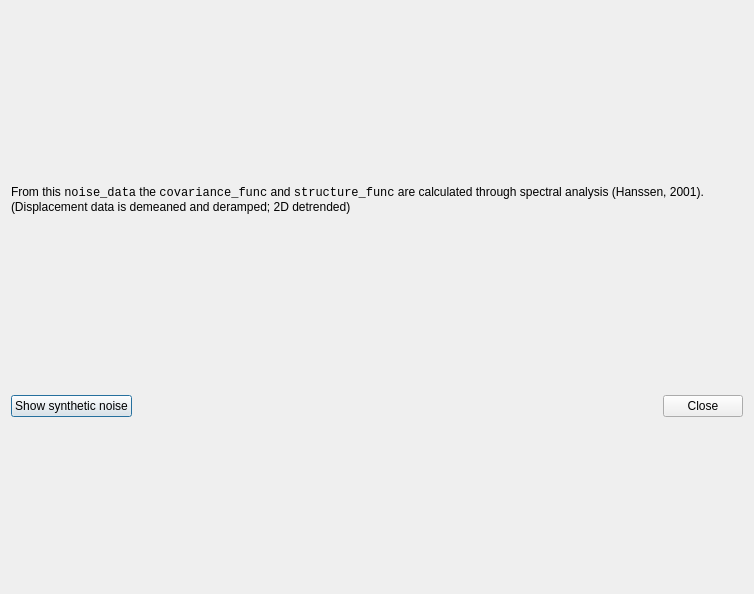
<?xml version="1.0" encoding="UTF-8"?>
<ui version="4.0">
 <class>CovarianceDialog</class>
 <widget class="QDialog" name="CovarianceDialog">
  <property name="geometry">
   <rect>
    <x>0</x>
    <y>0</y>
    <width>754</width>
    <height>594</height>
   </rect>
  </property>
  <property name="minimumSize">
   <size>
    <width>620</width>
    <height>400</height>
   </size>
  </property>
  <property name="windowTitle">
   <string>Covariance.noise_data</string>
  </property>
  <layout class="QVBoxLayout" name="verticalLayout">
   <item>
    <widget class="QLabel" name="label">
     <property name="sizePolicy">
      <sizepolicy hsizetype="Expanding" vsizetype="Maximum">
       <horstretch>0</horstretch>
       <verstretch>50</verstretch>
      </sizepolicy>
     </property>
     <property name="minimumSize">
      <size>
       <width>0</width>
       <height>50</height>
      </size>
     </property>
     <property name="maximumSize">
      <size>
       <width>16777215</width>
       <height>50</height>
      </size>
     </property>
     <property name="text">
      <string>&lt;html&gt;&lt;head/&gt;&lt;body&gt;&lt;p&gt;From this &lt;span style='font-family: monospace'&gt;noise_data&lt;/span&gt; the &lt;span style='font-family: monospace'&gt;covariance_func&lt;/span&gt; and &lt;span style='font-family: monospace'&gt;structure_func&lt;/span&gt; are calculated through spectral analysis (Hanssen, 2001). (Displacement data is demeaned and deramped; 2D detrended)&lt;/p&gt;&lt;/body&gt;&lt;/html&gt;</string>
     </property>
     <property name="scaledContents">
      <bool>false</bool>
     </property>
     <property name="wordWrap">
      <bool>true</bool>
     </property>
     <property name="margin">
      <number>10</number>
     </property>
    </widget>
   </item>
   <item>
    <layout class="QHBoxLayout" name="horizontalLayoutPlot"/>
   </item>
   <item>
    <layout class="QHBoxLayout" name="horizontalLayout">
     <item>
      <widget class="QPushButton" name="showSynthetic">
       <property name="text">
        <string>Show synthetic noise</string>
       </property>
      </widget>
     </item>
     <item>
      <spacer name="horizontalSpacer">
       <property name="orientation">
        <enum>Qt::Horizontal</enum>
       </property>
       <property name="sizeHint" stdset="0">
        <size>
         <width>40</width>
         <height>20</height>
        </size>
       </property>
      </spacer>
     </item>
     <item>
      <widget class="QPushButton" name="closeButton">
       <property name="text">
        <string>Close</string>
       </property>
       <property name="shortcut">
        <string>Esc</string>
       </property>
      </widget>
     </item>
    </layout>
   </item>
  </layout>
 </widget>
 <resources/>
 <connections>
  <connection>
   <sender>closeButton</sender>
   <signal>released()</signal>
   <receiver>CovarianceDialog</receiver>
   <slot>close()</slot>
   <hints>
    <hint type="sourcelabel">
     <x>567</x>
     <y>199</y>
    </hint>
    <hint type="destinationlabel">
     <x>309</x>
     <y>199</y>
    </hint>
   </hints>
  </connection>
 </connections>
</ui>
